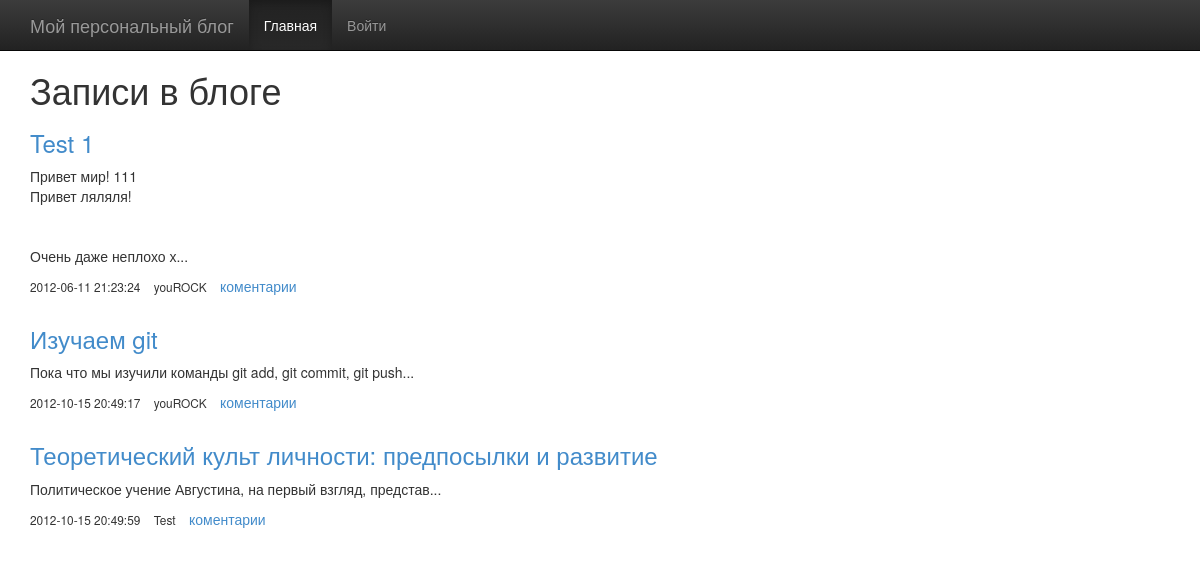
The page / on the database its author committed.
### tables this page shows
CREATE TABLE `entry` (
  `id` int(11) unsigned NOT NULL AUTO_INCREMENT,
  `author` varchar(255) DEFAULT NULL,
  `date` int(11) DEFAULT NULL,
  `header` varchar(255) DEFAULT NULL,
  `content` longtext,
  PRIMARY KEY (`id`)
);

### templates/list.php (the view, shortened to what this page needs)
<?php require('header.php'); ?>
<h1>Записи в блоге</h1>
<?php foreach ($records as $row): ?>
    <h3><a href="?act=view-entry&id=<?=$row['id']?>"><?=$row['header']?></a></h3>
    <p><?=$row['content']?></p>
    <div class="comments">
        <small>
            <span class="date"><?=$row['date']?></span>
            <span class="author"><?=$row['author']?></span>
        </small>
        <a href="?act=view-entry&id=<?=$row['id']?>">коментарии</a>
    </div>
<?php endforeach ?>
<?php require('footer.php'); ?>

### index.php (shortened to what this page needs)
<?php
$mysqli = new mysqli('localhost', 'root', '206369AsD') or die('Cannot connect to database');
$mysqli->select_db('blog') or die('Cannot select database');
$mysqli->set_charset("utf8");
$act = isset($_GET['act']) ? $_GET['act'] : 'list';
switch ($act) {
    case 'list' :
        $records = array();
        $sel = $mysqli->query('SELECT entry.*, COUNT(comment.id) as comments FROM entry LEFT JOIN comment ON entry.id = comment.entry_id GROUP by entry.id');
        while ($row = $sel->fetch_assoc()) {
            $row['date'] = date('Y-m-d H:i:s', $row['date']);
            if (mb_strlen($row['content']) > 60) {
                $row['content'] = mb_substr(strip_tags($row['content']), 0,57) . '...';
            }
            $row['content'] = nl2br($row['content']);
            $row['header'] = htmlspecialchars($row['header']);
            $records[] =$row;
        }
        require('templates/list.php');
        break;
}

### templates/header.php (shortened to what this page needs)
<!DOCTYPE html>
<html lang="ru">
<head>
    <link href="../bootstrap/css/normalize.css" rel="stylesheet">
    <link href="../bootstrap/css/bootstrap.min.css" rel="stylesheet">
    <link href="../bootstrap/css/bootstrap-theme.min.css" rel="stylesheet">
    <link href="../bootstrap/css/main.css" rel="stylesheet">
</head>
<body>
    <div class="navbar navbar-inverse navbar-fixed-top" role="navigation">
        <div class="container">
            <div class="navbar-header">
                <a class="navbar-brand" href="?">Мой персональный блог</a>
            </div>
            <div class="collapse navbar-collapse">
                <ul class="nav navbar-nav">
                    <li class="active"><a href="?">Главная</a></li>
                    <?php if (IS_ADMIN): ?>
                        <li><a href="?act=logout">Админ (Выйти)</a></li>
                    <?php else: ?>
                        <li><a href="?act=login">Войти</a></li>
                    <?php endif ?>
                </ul>
            </div>
        </div>
    </div>
    <div class="container">

### templates/footer.php (shortened to what this page needs)
</div>
</body>
</html>

### rows shown on the page
entry: header "Test 1", content "Привет мир! 111 Привет ляляля! Очень даже неплохо х...", date "2012-06-11 21:23:24", author "youROCK"
entry: header "Изучаем git", content "Пока что мы изучили команды git add, git commit, git push...", date "2012-10-15 20:49:17", author "youROCK"
entry: header "Теоретический культ личности: предпосылки и развитие", content "Политическое учение Августина, на первый взгляд, представ...", date "2012-10-15 20:49:59", author "Test"
